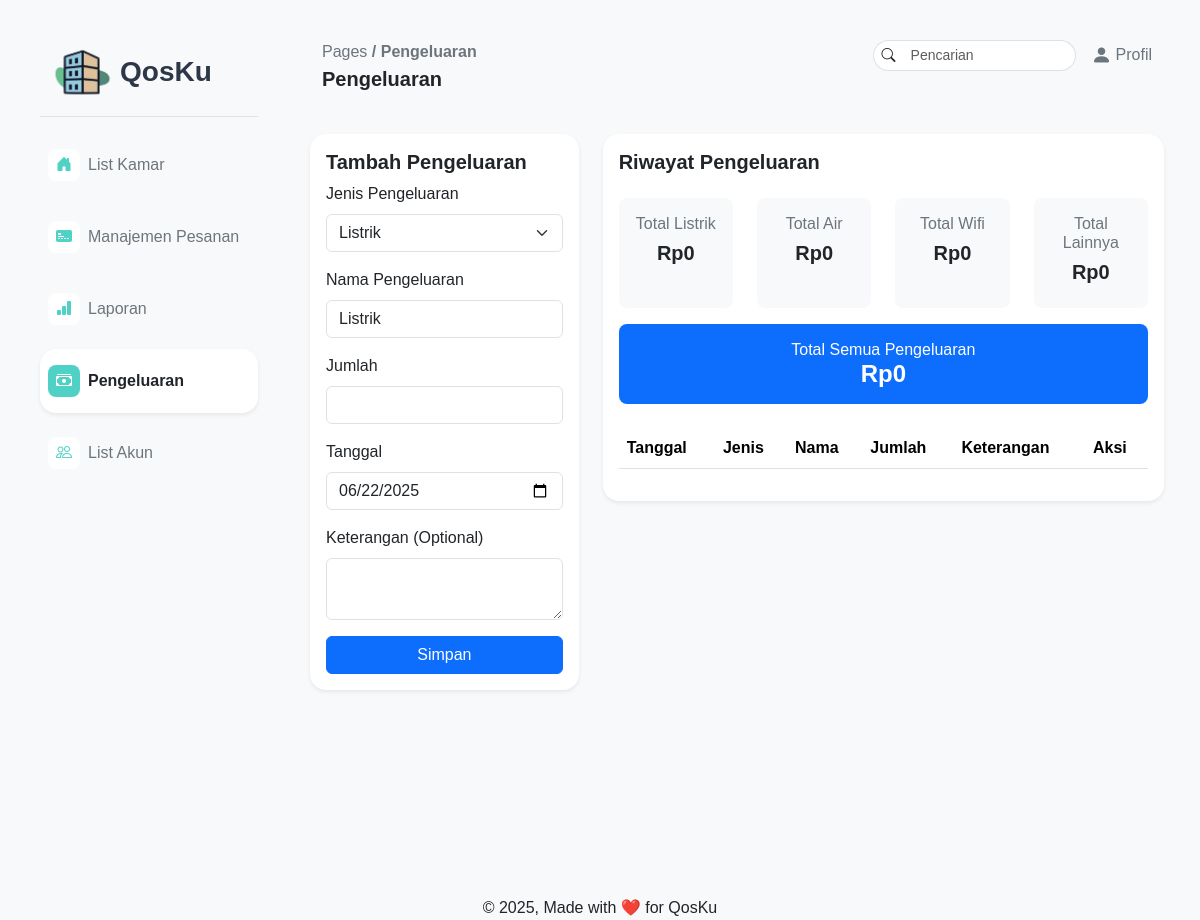
Page /pages/pemilik/pengeluaran.php (signed in) on the earlier database version.
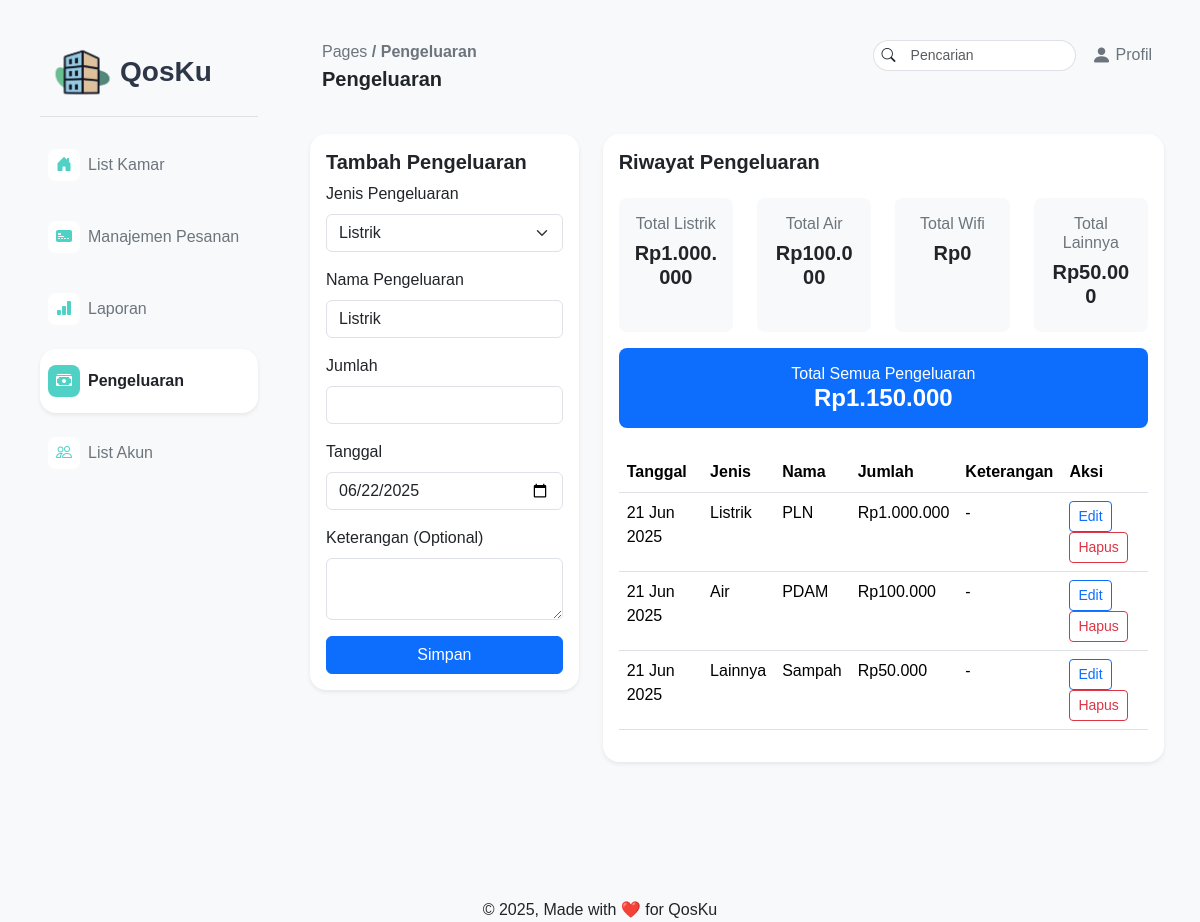
Same page on the later database version.
### tables this page shows
CREATE TABLE `pengeluaran` (
  `idPengeluaran` int(11) NOT NULL,
  `tanggal` date NOT NULL,
  `keterangan` varchar(255) DEFAULT NULL,
  `jenisPengeluaran` enum('Listrik','Air','Wifi','Lainnya') NOT NULL,
  `jumlah` int(11) NOT NULL,
  `namaPengeluaran` varchar(100) NOT NULL
);

### pages/pemilik/pengeluaran.php (the view, shortened to what the changed rows need)
<?php
require "../../php/connect.php";
$expensesQuery = "SELECT * FROM pengeluaran ORDER BY tanggal DESC";
$expensesResult = $connect->query($expensesQuery);
$expenses = $expensesResult->fetch_all(MYSQLI_ASSOC);
$totalsQuery = "SELECT
                jenisPengeluaran,
                SUM(jumlah) as total
                FROM pengeluaran
                GROUP BY jenisPengeluaran";
$totalsResult = $connect->query($totalsQuery);
$categoryTotals = [];
$grandTotal = 0;
while ($row = $totalsResult->fetch_assoc()) {
    $categoryTotals[$row['jenisPengeluaran']] = $row['total'];
    $grandTotal += $row['total'];
}
?>
<!DOCTYPE html>
<html lang="en">
<head>
    <link href="https://cdn.jsdelivr.net/npm/bootstrap@5.3.6/dist/css/bootstrap.min.css" rel="stylesheet">
    <link rel="stylesheet" href="../../assets/css/style.css">
    <link rel="stylesheet" href="https://cdn.jsdelivr.net/npm/bootstrap-icons@1.13.1/font/bootstrap-icons.min.css">
</head>
<body class="bg-light">
    <div class="d-flex min-vh-100 ms-4 me-4">
        <div class="flex-grow-1">
            <div class="container-fluid pt-4 pb-3">
                <div class="row mb-4">
                    <div class="col-md-8">
                        <div class="card shadow-sm border-0 rounded-4">
                            <div class="card-body">
                                <div class="row mb-4">
                                    <?php foreach (['Listrik', 'Air', 'Wifi', 'Lainnya'] as $category): ?>
                                        <div class="col-md-3 mb-3">
                                            <div class="card bg-light border-0 rounded-3 h-100">
                                                <div class="card-body text-center">
                                                    <h6 class="text-secondary">Total <?= $category ?></h6>
                                                    <h5 class="fw-bold">Rp<?= number_format($categoryTotals[$category] ?? 0, 0, ',', '.') ?></h5>
                                                </div>
                                            </div>
                                        </div>
                                    <?php endforeach; ?>
                                    <div class="col-md-12">
                                        <div class="card bg-primary text-white border-0 rounded-3">
                                            <div class="card-body text-center">
                                                <h6 class="mb-0">Total Semua Pengeluaran</h6>
                                                <h4 class="fw-bold mb-0">Rp<?= number_format($grandTotal, 0, ',', '.') ?></h4>
                                            </div>
                                        </div>
                                    </div>
                                </div>
                                <div class="table-responsive">
                                    <table class="table table-hover">
                                        <thead>
                                            <tr>
                                                <th>Tanggal</th>
                                                <th>Jenis</th>
                                                <th>Nama</th>
                                                <th>Jumlah</th>
                                                <th>Keterangan</th>
                                                <th>Aksi</th>
                                            </tr>
                                        </thead>
                                        <tbody>
                                            <?php foreach ($expenses as $expense): ?>
                                                <tr>
                                                    <td><?= date('d M Y', strtotime($expense['tanggal'])) ?></td>
                                                    <td><?= htmlspecialchars($expense['jenisPengeluaran']) ?></td>
                                                    <td><?= htmlspecialchars($expense['namaPengeluaran']) ?></td>
                                                    <td>Rp<?= number_format($expense['jumlah'], 0, ',', '.') ?></td>
                                                    <td><?= !empty($expense['keterangan']) ? htmlspecialchars($expense['keterangan']) : '-' ?></td>
                                                    <td>
                                                        <button class="btn btn-sm btn-outline-primary edit-btn"
                                                            data-id="<?= $expense['idPengeluaran'] ?>"
                                                            data-jenis="<?= htmlspecialchars($expense['jenisPengeluaran']) ?>"
                                                            data-nama="<?= htmlspecialchars($expense['namaPengeluaran']) ?>"
                                                            data-jumlah="<?= $expense['jumlah'] ?>"
                                                            data-tanggal="<?= $expense['tanggal'] ?>"
                                                            data-keterangan="<?= htmlspecialchars($expense['keterangan'] ?? '') ?>">
                                                            Edit
                                                        </button>
                                                        <button class="btn btn-sm btn-outline-danger delete-btn"
                                                            data-id="<?= $expense['idPengeluaran'] ?>">
                                                            Hapus
                                                        </button>
                                                    </td>
                                                </tr>
                                            <?php endforeach; ?>
                                        </tbody>
                                    </table>
                                </div>
                            </div>
                        </div>
                    </div>
                </div>
            </div>
        </div>
    </div>
</body>
</html>

Differences in the rows shown:
added pengeluaran: tanggal "21 Jun 2025", jenisPengeluaran "Listrik", namaPengeluaran "PLN", jumlah "1.000.000"
added pengeluaran: tanggal "21 Jun 2025", jenisPengeluaran "Air", namaPengeluaran "PDAM", jumlah "100.000"
added pengeluaran: tanggal "21 Jun 2025", jenisPengeluaran "Lainnya", namaPengeluaran "Sampah", jumlah "50.000"
Other differences:
$grandTotal: "0" → "1.150.000"
new list line: "Total Listrik Rp 1.000.000"
new list line: "Total Air Rp 100.000"
new list line: "Total Lainnya Rp 50.000"
list line gone: "Total Listrik Rp 0"
list line gone: "Total Air Rp 0"
list line gone: "Total Lainnya Rp 0"
